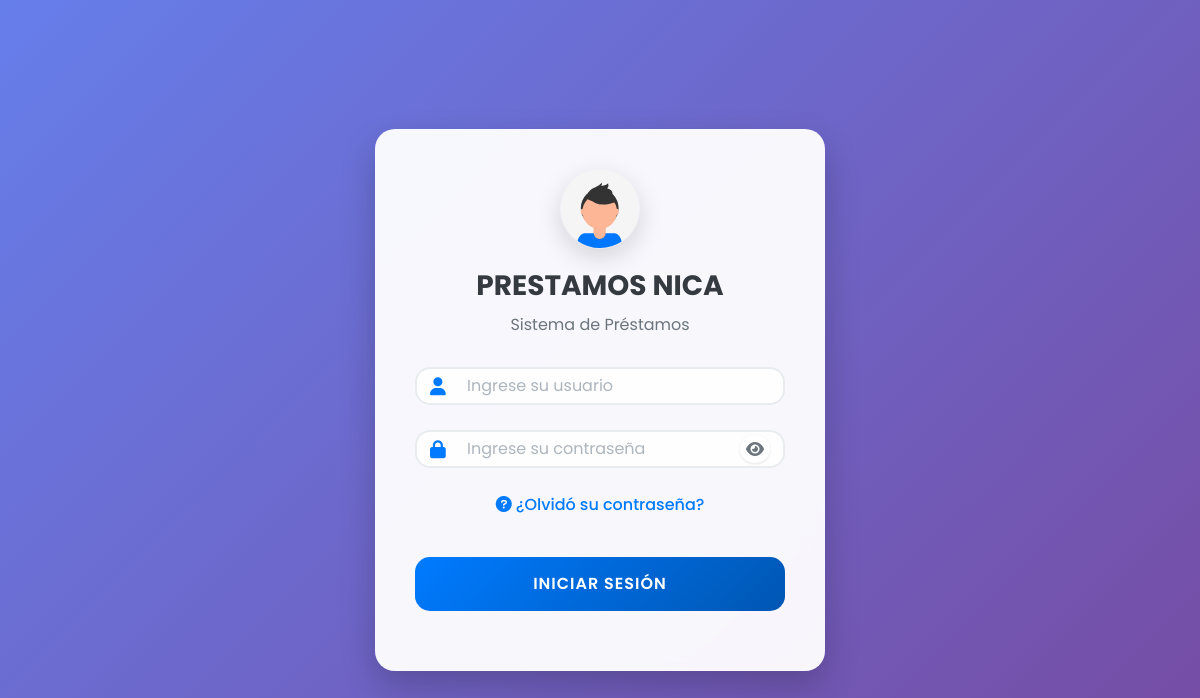
The app's page /vistas/login.php, older data.
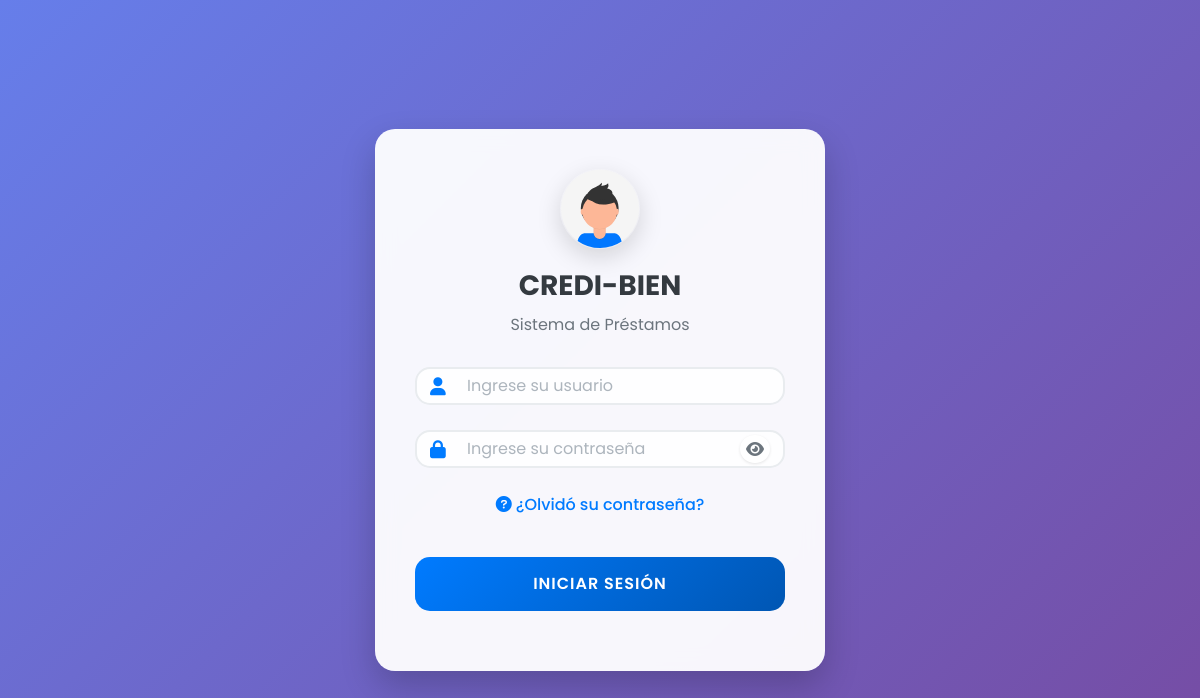
The same page, newer data.
### tables this page shows
CREATE TABLE `empresa` (
  `confi_id` int(11) NOT NULL,
  `confi_razon` varchar(255) DEFAULT NULL,
  `confi_ruc` varchar(40) DEFAULT NULL,
  `confi_direccion` varchar(255) DEFAULT NULL,
  `confi_correlativo` varchar(8) DEFAULT NULL,
  `config_correo` varchar(50) DEFAULT NULL,
  `config_celular` varchar(50) DEFAULT NULL,
  `config_moneda` varchar(3) DEFAULT NULL,
  `config_logo` varchar(255) DEFAULT NULL
);

### vistas/login.php (the view, shortened to what this page needs)
<!DOCTYPE html>
<html lang="es">
<head>
    <link rel="stylesheet" href="vistas/assets/login/css/bootstrap.css">
    <link rel="stylesheet" type="text/css" href="vistas/assets/login/css/style.css">
    <link rel="stylesheet" href="https://cdnjs.cloudflare.com/ajax/libs/font-awesome/6.0.0/css/all.min.css">
</head>
<body>
    <div class="login-container">
        <form method="POST" id="frmLogin">
            <?php
            require_once 'conexion_reportes/r_conexion.php';
            $query = "SELECT config_logo, confi_razon FROM empresa WHERE confi_id = 1";
            $resultado = $mysqli->query($query);
            $logo_path = 'vistas/assets/login/img/avatar.svg';
            $empresa_nombre = 'SIPREST';
            if ($resultado && $row = $resultado->fetch_assoc()) {
                if (!empty($row['confi_razon'])) {
                    $empresa_nombre = $row['confi_razon'];
                }
            }
            ?>
            <img src="<?php echo $logo_path; ?>" alt="Logo Empresa" class="logo">
            <h2 class="title"><?php echo $empresa_nombre; ?></h2>
            <p class="subtitle">Sistema de Préstamos</p>
            <div class="form-group">
                <input
                    id="usuario"
                    type="text"
                    class="form-control"
                    name="loginUsuario"
                    placeholder="Ingrese su usuario"
                    autocomplete="username"
                    required>
                </div>
            <div class="form-group">
                <input
                    id="password"
                    type="password"
                    class="form-control"
                    name="loginPassword"
                    placeholder="Ingrese su contraseña"
                    autocomplete="current-password"
                    required>
                <i class="fas fa-eye password-toggle" onclick="togglePassword()" id="toggleIcon"></i>
            </div>
            <a href="#" class="forgot-password" onclick="abrirModal()">
                <i class="fas fa-question-circle"></i>
                ¿Olvidó su contraseña?
            </a>
            <button type="button" name="btningresar" id="btnIngresar" class="btn-primary">
                INICIAR SESIÓN
            </button>
        </form>
    </div>
</body>
</html>

### vistas/login.php (style rules this page uses)
* { margin: 0; padding: 0; box-sizing: border-box; }
body { font-family: 'Poppins', sans-serif; background: linear-gradient(135deg, #667eea 0%, #764ba2 100%); min-height: 100vh; display: flex; align-items: center; justify-content: center; padding: 20px; }
.login-container { background: rgba(255, 255, 255, 0.95); backdrop-filter: blur(10px); border-radius: 20px; box-shadow: 0 15px 35px rgba(0,0,0,0.2); padding: 40px; width: 100%; max-width: 450px; text-align: center; }
.logo { width: 80px; height: 80px; object-fit: contain; border-radius: 50%; box-shadow: 0 8px 25px rgba(0,0,0,0.15); margin-bottom: 20px; }
.title { color: #343a40; font-size: 28px; font-weight: 700; margin-bottom: 10px; }
.subtitle { color: #6c757d; font-size: 16px; margin-bottom: 30px; }
.form-group { margin-bottom: 25px; position: relative; text-align: left; }
.form-control { width: 100%; padding: 15px 50px 15px 50px; border: 2px solid #e9ecef; border-radius: 15px; font-size: 16px; font-weight: 500; background: rgba(255, 255, 255, 0.9); transition: all 0.3s ease; }
.form-control::placeholder { color: #adb5bd; font-weight: 400; }
.password-toggle { position: absolute; right: 15px; top: 50%; transform: translateY(-50%); cursor: pointer; color: #6c757d; font-size: 16px; z-index: 20; background: white; padding: 6px; border-radius: 50%; box-shadow: 0 1px 3px rgba(0,0,0,0.1); }
.btn-primary { width: 100%; background: linear-gradient(135deg, #007bff, #0056b3); border: none; border-radius: 15px; padding: 15px 30px; font-size: 16px; font-weight: 600; color: white; text-transform: uppercase; letter-spacing: 1px; cursor: pointer; margin: 20px 0; transition: all 0.3s ease; }
.forgot-password { color: #007bff; text-decoration: none; font-weight: 500; display: inline-block; margin-bottom: 20px; }

Row changes from the older to the newer data that the page shows:
changed empresa: confi_razon "PRESTAMOS NICA" → "CREDI-BIEN"
